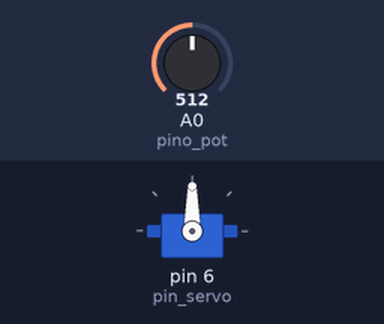
A sketch run on a simulated Arduino Uno, built with avr-gcc and run on an emulated ATmega328P. On the bench: servo. The inputs (shaded band) are chosen by the test bench; at power-on: A0 (pino_pot) = 512.

Above: at 1.2 s.
1.3 s: A0 (pino_pot) set to 716
At 2.5 s:
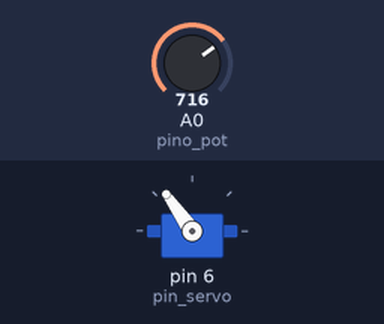
2.8 s: A0 (pino_pot) set to 900
At 3.5 s:
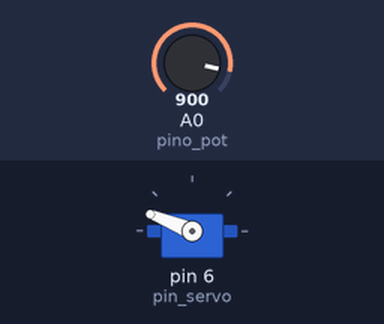
4.3 s: A0 (pino_pot) set to 1023
At 4.9 s:
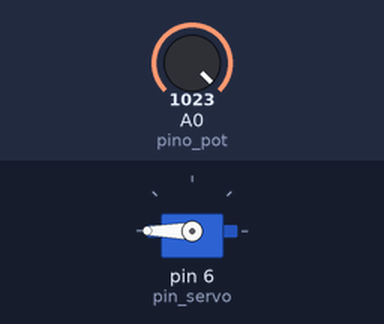
5.8 s: A0 (pino_pot) set to 306
At 7.0 s:
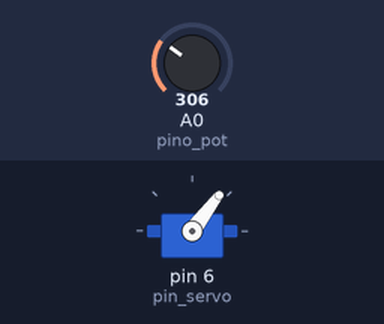
7.3 s: A0 (pino_pot) set to 122
At 8.4 s:
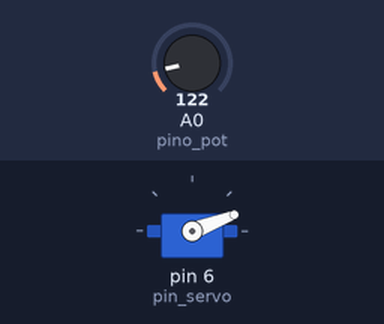
Timing chart, 0 to 9.8 s (numbered marks = the images above; inputs shaded):
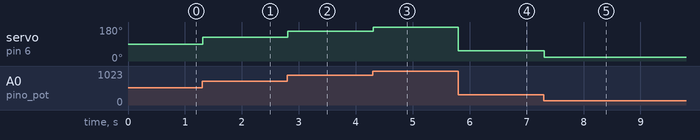

The sketch:

script.ino
```cpp
#include <Servo.h>

Servo servo;
int pino_pot = A0;
int pin_servo = 6;
int valor_pot;
int angulo_servo;

void setup()
{
  servo.attach(pin_servo);
}

void loop()
{
	valor_pot = analogRead(pino_pot);
  	angulo_servo = map(valor_pot, 0, 1023, 0, 180);
  	servo.write(angulo_servo);
  	delay(15);

}
```

Measured:
- after the input at 1.3 s, servo on pin 6 (pin_servo): 90° → 125° at once
- after the input at 2.8 s, servo on pin 6 (pin_servo): 125° → 158° at once
- after the input at 4.3 s, servo on pin 6 (pin_servo): 158° → 180° at once
- after the input at 5.8 s, servo on pin 6 (pin_servo): 180° → 53° at once
- after the input at 7.3 s, servo on pin 6 (pin_servo): 53° → 21° at once
